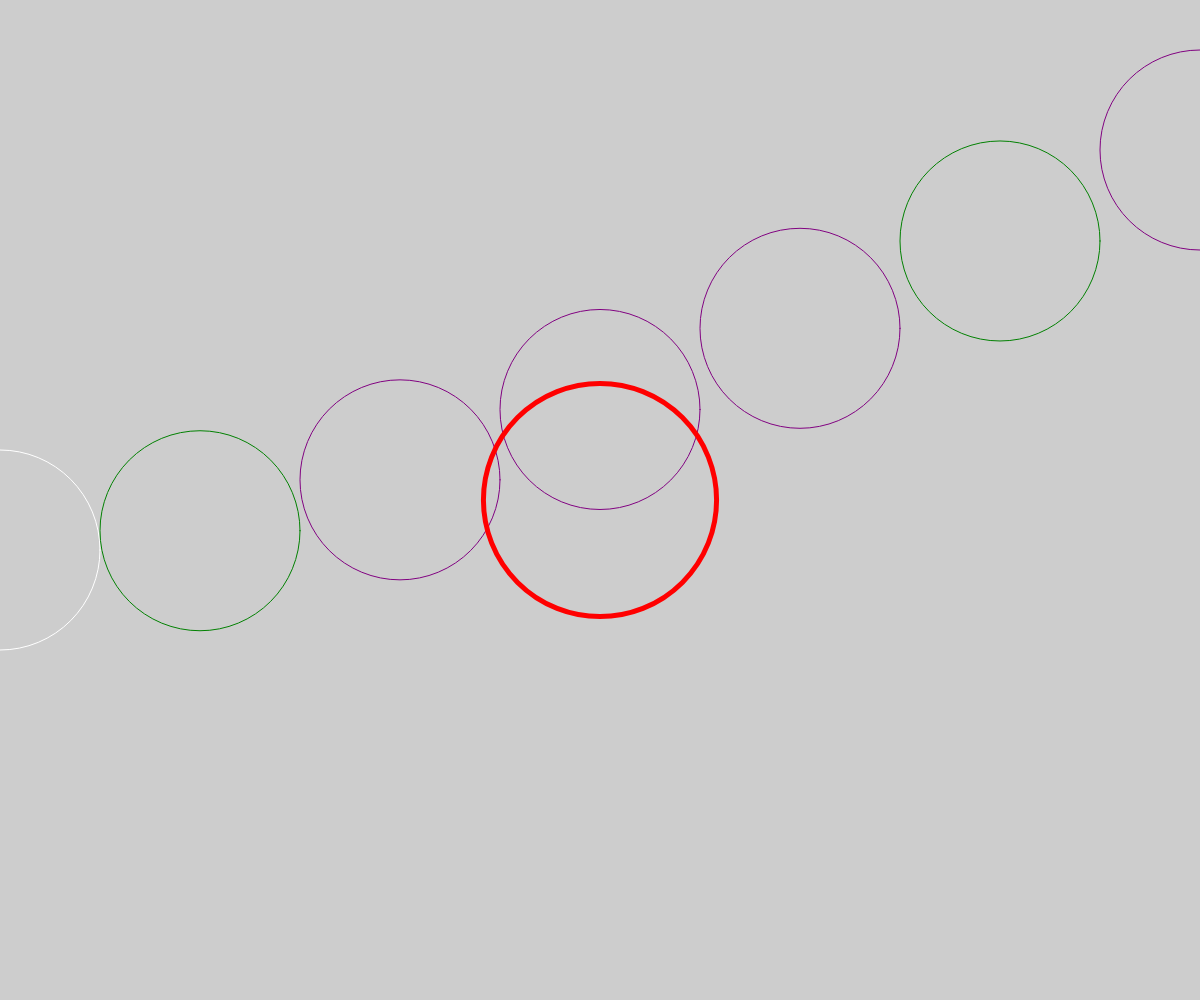
Frame 1 (no input)
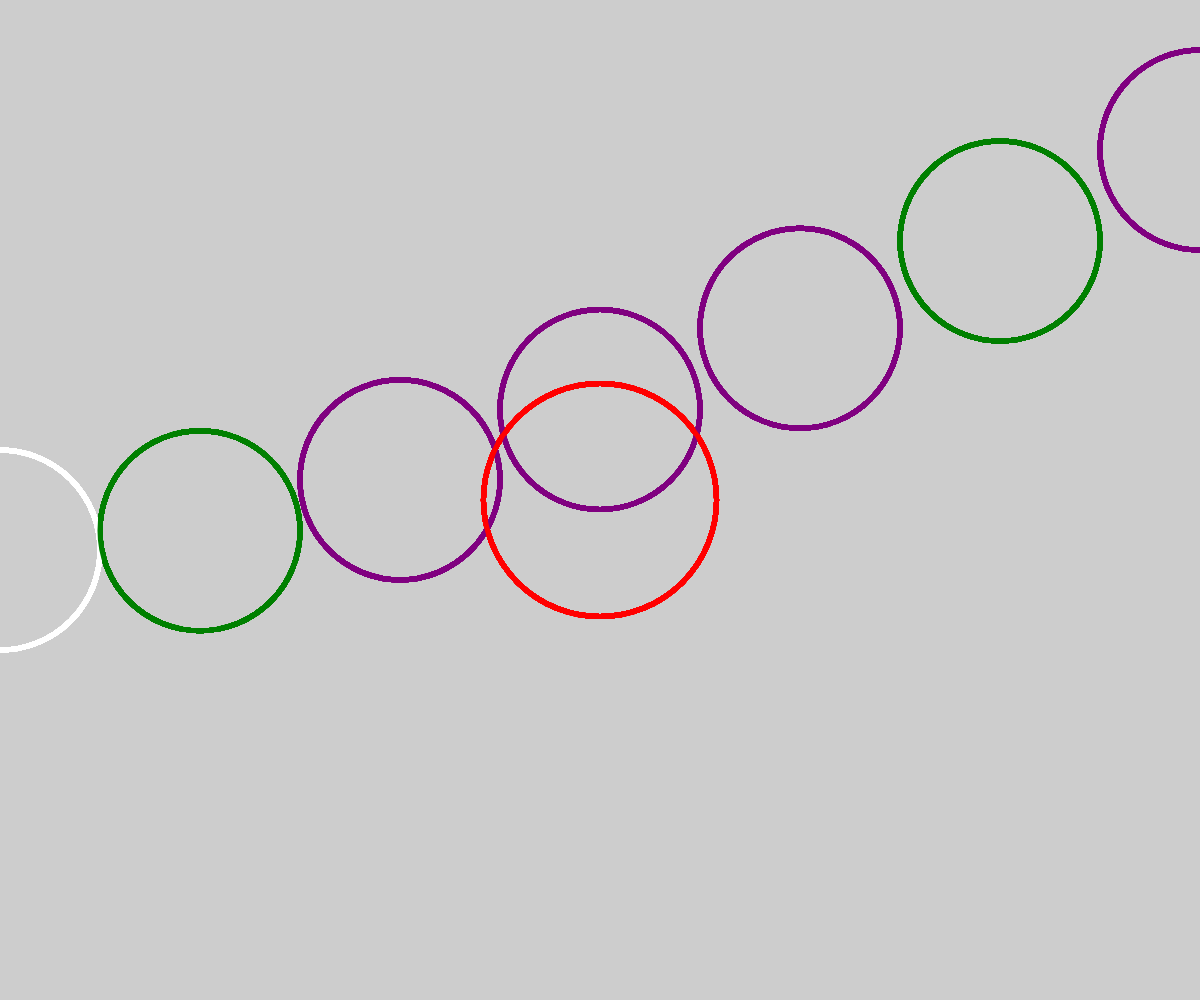
Frame 60 (no input)
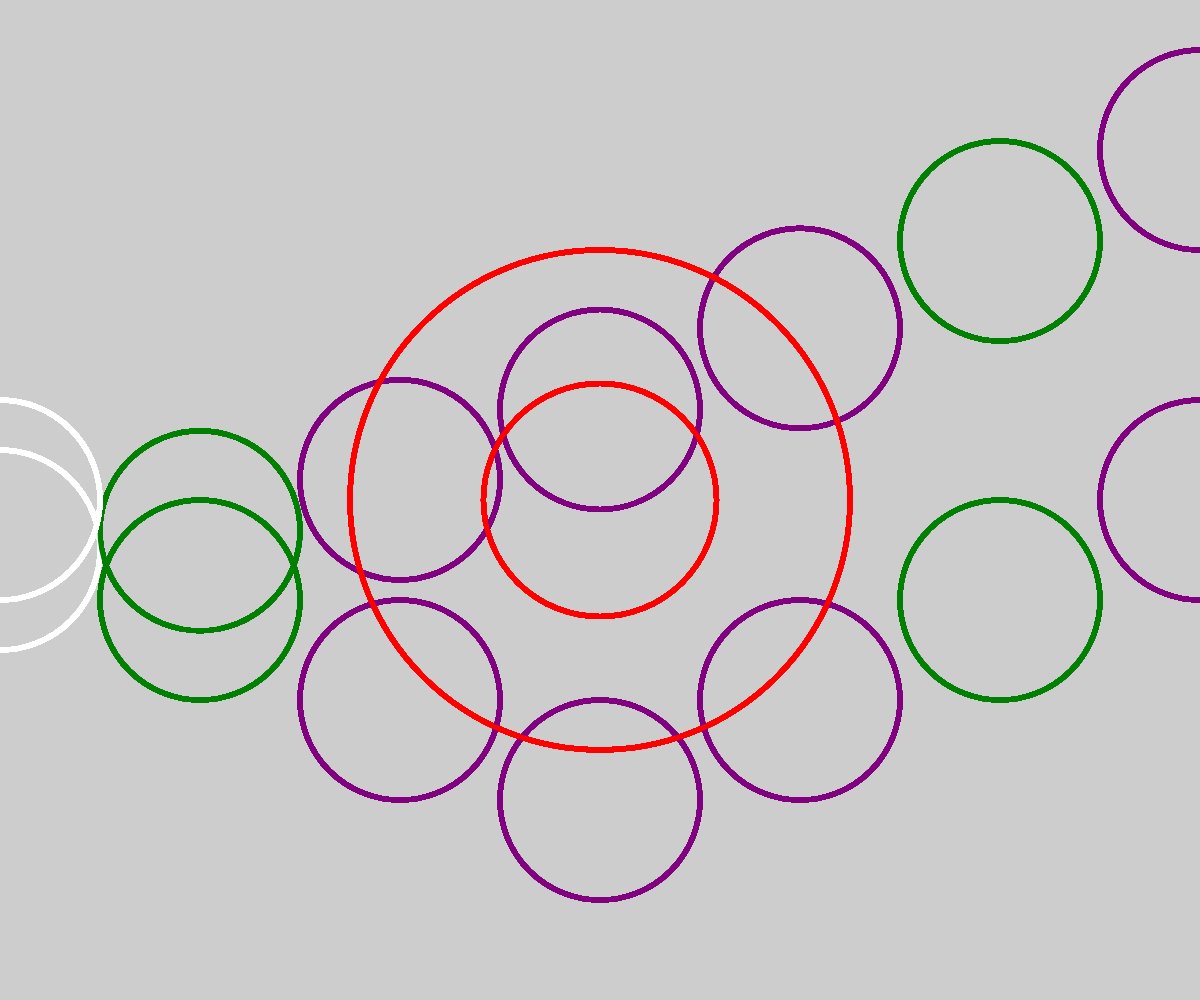
Frame 120 (the mouse pressed at the canvas centre since frame 60)

The p5.js sketch that drew these frames (run headless with seeded random() and noise() and a simulated clock; from frame 60 on, the mouse is pressed at the canvas centre):

// p5.js sketch
// ── sketch.js

function setup() {
  createCanvas(windowWidth, windowHeight);
  background(0, 50);
}

function draw() {
  
  noFill();
  stroke(255);

 

  //Studiere mal den Code ab hier. Welche Blöcke wiederholen sich?
  //Welche Werte verändern sich?

  for (let i=0; i<10; i++){
    
    let distanz = dist (mouseX, mouseY, i*200, height/2);
    let yPos = map (distanz, 0, width, -300, 300);
    ellipse(i * 200, height / 2-yPos, 200, 200);
    if (i%4==0){
      stroke("green");
    }
    else{
      stroke("purple");
    }
}
//ich benötige eine rote ellipse die in der mitte spawnt und sich zur maus hin bewegt
  let distanz = dist (mouseX, mouseY, width/2, height/2);
  let diameter = map (distanz, 0, width, 500, 90);
  stroke("red");
  strokeWeight(5);
ellipse(width/2, height/2, diameter);
}
